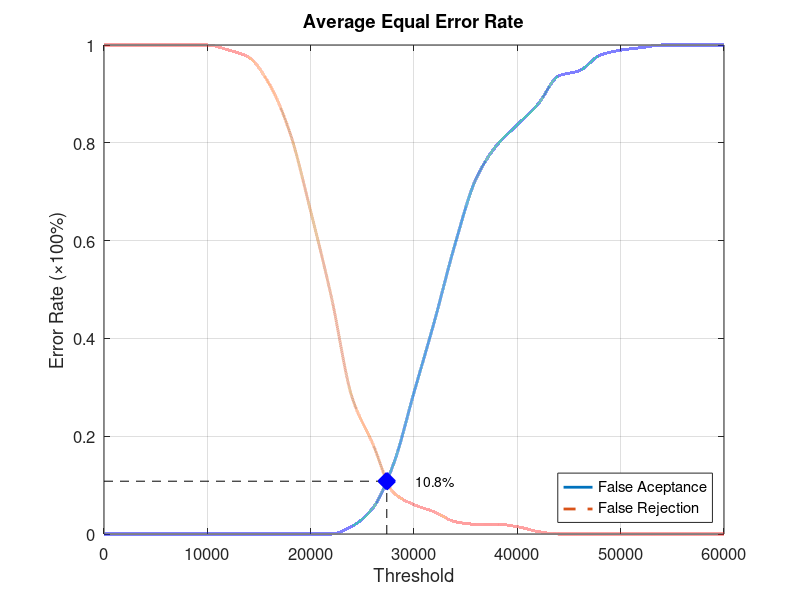
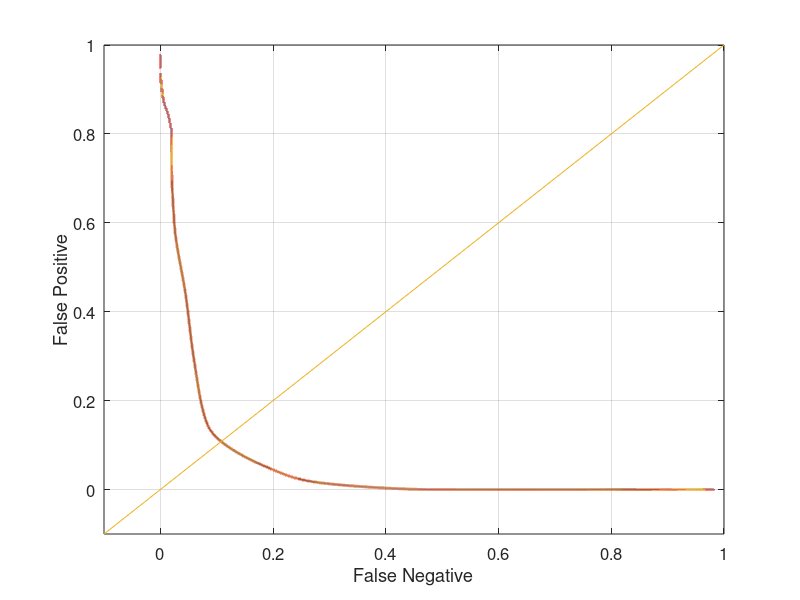

Here is the MATLAB script that generated these plots, in order:
function yEER = Database5_1
close all;
clear;
clc;
x = 0:2000:60000;
xq = 0:0.5:60000;

y0 = [0 0 0 0 0 0 0 0 0 0 0 0 0.0157895 0.0526316 0.142105 0.289474 0.436842 0.594737 0.726316 0.794737 0.836842 0.878947 0.936842 0.947368 0.978947 0.989474 0.994737 1 1 1 1];
yy0 = interp1(x, y0, xq, 'pchip');
y1 = [1 1 1 1 1 1 0.99 0.975 0.92 0.82 0.66 0.485 0.28 0.185 0.085 0.06 0.045 0.025 0.02 0.02 0.015 0.005 0 0 0 0 0 0 0 0 0];
yy1 = interp1(x, y1, xq, 'pchip');

% Calculating EER: 
y2 = abs(y0 - y1);
find(y2 == min(y2))
yy2 = abs(yy0 - yy1);
xEER = find(yy2 == min(yy2));
xEERIndex = xq(xEER) % X-axis EER
yEER = yy0(xEER) % Y-axis EER

main = figure
plot(xq, yy0,'-','LineWidth', 2);	hold on
plot(xq, yy1,'--','LineWidth', 2);	hold on
plot([xEERIndex xEERIndex], [0 yEER], 'k--');	hold on
plot([0 xEERIndex], [yEER yEER], 'k--');	hold on
plot(xEERIndex, yEER, 'bx', 'LineWidth', 10);	hold on
text(xEERIndex + 10 * xEERIndex / 100, yEER, [num2str(round((10000 * yEER)) / 100) '%'])
legend('False Aceptance', 'False Rejection', 'Location', 'SouthEast')
xlabel('Threshold')
ylabel('Error Rate (\times100%)')
title('Average Equal Error Rate')
set(gca, 'FontSize', 12)
axis([0 60000 0 1])
grid on

print(main, 'Database5_1Main', '-dpng');
FNRxFPR = figure('Color', [1 1 1]);
plot(yy1, yy0, '-', yy1, yy0, 'LineWidth', 2);
hold on
y = -0.1:0.1:1
plot(y, y); 
set(gca, 'FontSize', 12)
xlabel('False Negative')
ylabel('False Positive')
axis([-0.1 1 -0.1 1])
set(gca, 'FontSize', 12)
grid on

print(FNRxFPR, 'Database5_1FNRxFPR','-dpng');
end
